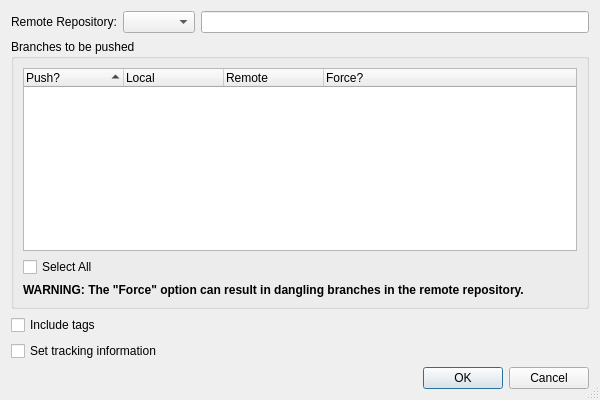
<?xml version="1.0" encoding="UTF-8"?>
<ui version="4.0">
 <class>GitPushDialog</class>
 <widget class="QDialog" name="GitPushDialog">
  <property name="geometry">
   <rect>
    <x>0</x>
    <y>0</y>
    <width>600</width>
    <height>400</height>
   </rect>
  </property>
  <property name="windowTitle">
   <string>Git Push</string>
  </property>
  <property name="sizeGripEnabled">
   <bool>true</bool>
  </property>
  <layout class="QVBoxLayout" name="verticalLayout_2">
   <item>
    <layout class="QHBoxLayout" name="horizontalLayout">
     <item>
      <widget class="QLabel" name="label">
       <property name="text">
        <string>Remote Repository:</string>
       </property>
      </widget>
     </item>
     <item>
      <widget class="QComboBox" name="remotesComboBox">
       <property name="toolTip">
        <string>Select the remote repository to push to</string>
       </property>
      </widget>
     </item>
     <item>
      <widget class="QLineEdit" name="remoteEdit">
       <property name="readOnly">
        <bool>true</bool>
       </property>
      </widget>
     </item>
    </layout>
   </item>
   <item>
    <widget class="QGroupBox" name="groupBox">
     <property name="title">
      <string>Branches to be pushed</string>
     </property>
     <layout class="QVBoxLayout" name="verticalLayout">
      <item>
       <widget class="QTreeWidget" name="branchesTree">
        <property name="alternatingRowColors">
         <bool>true</bool>
        </property>
        <property name="rootIsDecorated">
         <bool>false</bool>
        </property>
        <property name="itemsExpandable">
         <bool>false</bool>
        </property>
        <property name="sortingEnabled">
         <bool>true</bool>
        </property>
        <property name="expandsOnDoubleClick">
         <bool>false</bool>
        </property>
        <column>
         <property name="text">
          <string>Push?</string>
         </property>
        </column>
        <column>
         <property name="text">
          <string>Local</string>
         </property>
        </column>
        <column>
         <property name="text">
          <string>Remote</string>
         </property>
        </column>
        <column>
         <property name="text">
          <string>Force?</string>
         </property>
        </column>
       </widget>
      </item>
      <item>
       <widget class="QCheckBox" name="selectAllCheckBox">
        <property name="toolTip">
         <string>Press to select all branches</string>
        </property>
        <property name="text">
         <string>Select All</string>
        </property>
        <property name="tristate">
         <bool>true</bool>
        </property>
       </widget>
      </item>
      <item>
       <widget class="QLabel" name="forceWarningLabel">
        <property name="text">
         <string>&lt;b&gt;WARNING: The &quot;Force&quot; option can result in dangling branches in the remote repository.&lt;/b&gt;</string>
        </property>
        <property name="wordWrap">
         <bool>true</bool>
        </property>
       </widget>
      </item>
     </layout>
    </widget>
   </item>
   <item>
    <widget class="QCheckBox" name="tagsCheckBox">
     <property name="toolTip">
      <string>Select to push tags as well</string>
     </property>
     <property name="text">
      <string>Include tags</string>
     </property>
    </widget>
   </item>
   <item>
    <widget class="QCheckBox" name="trackingCheckBox">
     <property name="toolTip">
      <string>Select this to associate a remote tracking branch</string>
     </property>
     <property name="text">
      <string>Set tracking information</string>
     </property>
    </widget>
   </item>
   <item>
    <widget class="QDialogButtonBox" name="buttonBox">
     <property name="orientation">
      <enum>Qt::Horizontal</enum>
     </property>
     <property name="standardButtons">
      <set>QDialogButtonBox::Cancel|QDialogButtonBox::Ok</set>
     </property>
    </widget>
   </item>
  </layout>
 </widget>
 <tabstops>
  <tabstop>remotesComboBox</tabstop>
  <tabstop>remoteEdit</tabstop>
  <tabstop>branchesTree</tabstop>
  <tabstop>selectAllCheckBox</tabstop>
  <tabstop>tagsCheckBox</tabstop>
  <tabstop>trackingCheckBox</tabstop>
 </tabstops>
 <resources/>
 <connections>
  <connection>
   <sender>buttonBox</sender>
   <signal>accepted()</signal>
   <receiver>GitPushDialog</receiver>
   <slot>accept()</slot>
   <hints>
    <hint type="sourcelabel">
     <x>248</x>
     <y>254</y>
    </hint>
    <hint type="destinationlabel">
     <x>157</x>
     <y>274</y>
    </hint>
   </hints>
  </connection>
  <connection>
   <sender>buttonBox</sender>
   <signal>rejected()</signal>
   <receiver>GitPushDialog</receiver>
   <slot>reject()</slot>
   <hints>
    <hint type="sourcelabel">
     <x>316</x>
     <y>260</y>
    </hint>
    <hint type="destinationlabel">
     <x>286</x>
     <y>274</y>
    </hint>
   </hints>
  </connection>
 </connections>
</ui>
